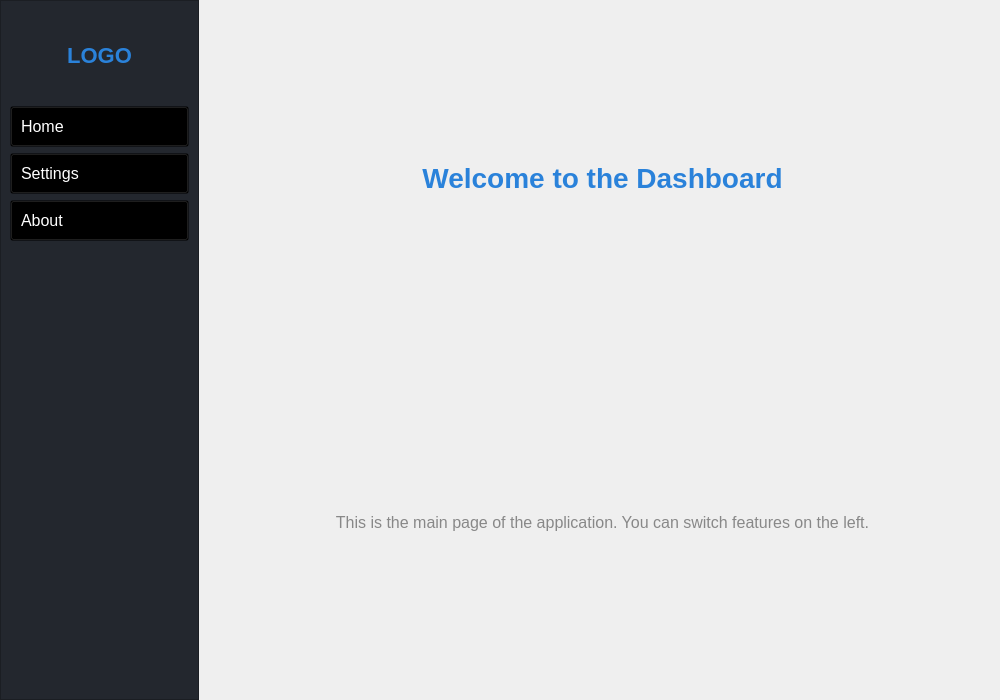
<?xml version="1.0" encoding="UTF-8"?>
<ui version="4.0">
 <class>MainWindow</class>
 <widget class="QMainWindow" name="MainWindow">
  <property name="geometry">
   <rect>
    <x>0</x>
    <y>0</y>
    <width>1000</width>
    <height>700</height>
   </rect>
  </property>
  <property name="windowTitle">
   <string>Dashboard</string>
  </property>
  <widget class="QWidget" name="centralwidget">
   <layout class="QHBoxLayout" name="mainLayout" stretch="1,4">
    <property name="leftMargin">
     <number>0</number>
    </property>
    <property name="topMargin">
     <number>0</number>
    </property>
    <property name="rightMargin">
     <number>0</number>
    </property>
    <property name="bottomMargin">
     <number>0</number>
    </property>
    <item>
     <widget class="QFrame" name="sideBar">
      <property name="styleSheet">
       <string>background-color:#23272e;</string>
      </property>
      <property name="frameShape">
       <enum>QFrame::Shape::StyledPanel</enum>
      </property>
      <layout class="QVBoxLayout" name="sideBarLayout" stretch="1,1,1,1,5">
       <item>
        <widget class="QLabel" name="logoLabel">
         <property name="styleSheet">
          <string>font-size:22px;font-weight:bold;color:#2a82da;margin:20px 0 20px 0;</string>
         </property>
         <property name="text">
          <string>LOGO</string>
         </property>
         <property name="alignment">
          <set>Qt::AlignmentFlag::AlignCenter</set>
         </property>
        </widget>
       </item>
       <item>
        <widget class="QPushButton" name="btnHome">
         <property name="styleSheet">
          <string>font-size:16px;padding:10px;color:white;background:transparent;text-align:left;</string>
         </property>
         <property name="text">
          <string>Home</string>
         </property>
        </widget>
       </item>
       <item>
        <widget class="QPushButton" name="btnSettings">
         <property name="styleSheet">
          <string>font-size:16px;padding:10px;color:white;background:transparent;text-align:left;</string>
         </property>
         <property name="text">
          <string>Settings</string>
         </property>
        </widget>
       </item>
       <item>
        <widget class="QPushButton" name="btnAbout">
         <property name="styleSheet">
          <string>font-size:16px;padding:10px;color:white;background:transparent;text-align:left;</string>
         </property>
         <property name="text">
          <string>About</string>
         </property>
        </widget>
       </item>
       <item>
        <spacer name="verticalSpacer">
         <property name="orientation">
          <enum>Qt::Orientation::Vertical</enum>
         </property>
         <property name="sizeHint" stdset="0">
          <size>
           <width>20</width>
           <height>40</height>
          </size>
         </property>
        </spacer>
       </item>
      </layout>
     </widget>
    </item>
    <item>
     <widget class="QStackedWidget" name="mainStack">
      <widget class="QWidget" name="pageHome">
       <layout class="QVBoxLayout" name="verticalLayoutHome">
        <item>
         <widget class="QLabel" name="labelWelcome">
          <property name="styleSheet">
           <string>font-size:28px;font-weight:bold;color:#2a82da;</string>
          </property>
          <property name="text">
           <string>Welcome to the Dashboard</string>
          </property>
          <property name="alignment">
           <set>Qt::AlignmentFlag::AlignCenter</set>
          </property>
         </widget>
        </item>
        <item>
         <widget class="QLabel" name="labelDesc">
          <property name="styleSheet">
           <string>font-size:16px;color:#888;</string>
          </property>
          <property name="text">
           <string>This is the main page of the application. You can switch features on the left.</string>
          </property>
          <property name="alignment">
           <set>Qt::AlignmentFlag::AlignCenter</set>
          </property>
         </widget>
        </item>
       </layout>
      </widget>
      <widget class="QWidget" name="pageSettings">
       <layout class="QVBoxLayout" name="verticalLayoutSettings">
        <item>
         <widget class="QLabel" name="labelSettings">
          <property name="styleSheet">
           <string>font-size:28px;font-weight:bold;color:#2a82da;</string>
          </property>
          <property name="text">
           <string>Settings</string>
          </property>
          <property name="alignment">
           <set>Qt::AlignmentFlag::AlignCenter</set>
          </property>
         </widget>
        </item>
       </layout>
      </widget>
      <widget class="QWidget" name="pageAbout">
       <layout class="QVBoxLayout" name="verticalLayoutAbout">
        <item>
         <widget class="QLabel" name="labelAbout">
          <property name="styleSheet">
           <string>font-size:28px;font-weight:bold;color:#2a82da;</string>
          </property>
          <property name="text">
           <string>About</string>
          </property>
          <property name="alignment">
           <set>Qt::AlignmentFlag::AlignCenter</set>
          </property>
         </widget>
        </item>
       </layout>
      </widget>
     </widget>
    </item>
   </layout>
  </widget>
 </widget>
 <resources/>
 <connections/>
</ui>
